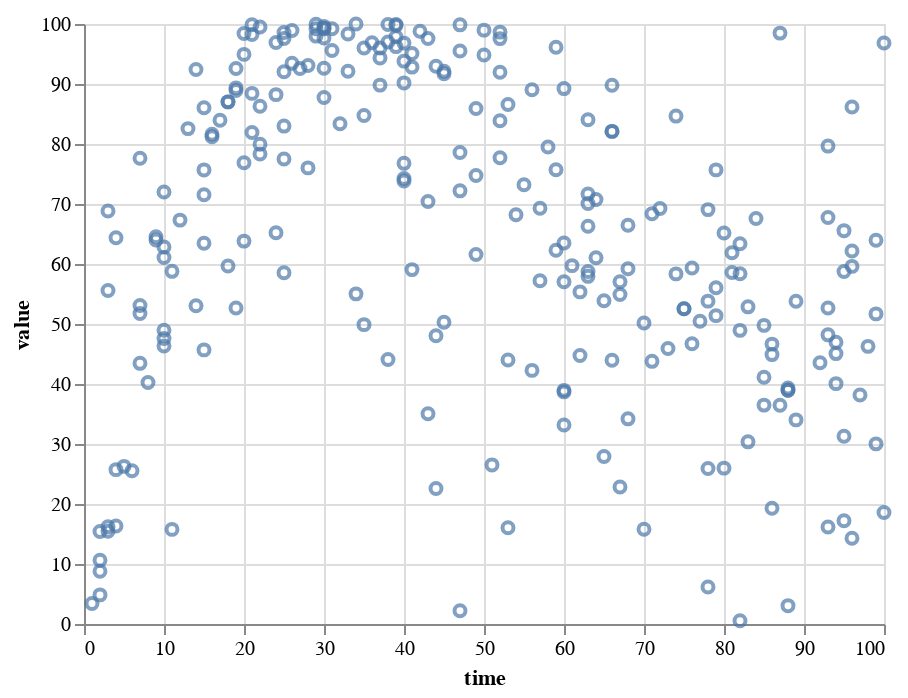

The code cell stored with this chart in its notebook:
### Code cell
# lets plot the data we got from all the robots
alt.Chart(predhints_df).mark_point().encode(
    x='time:Q',
    y='value:Q'
)

### Figure 1 — Vega-Lite specification as saved in the notebook (floating-point values rounded to 4 significant figures; data arrays with more than 128 entries replaced by an {"elided": "..."} marker saying what was removed)
{"config": {"view": {"continuousWidth": 400, "continuousHeight": 300}}, "data": {"name": "data-00c87555e848959956ae9db680dc9ec5"}, "mark": "point", "encoding": {"x": {"type": "quantitative", "field": "time"}, "y": {"type": "quantitative", "field": "value"}}, "$schema": "https://vega.github.io/schema/vega-lite/v4.8.1.json", "datasets": {"data-00c87555e848959956ae9db680dc9ec5": {"elided": "250 records"}}}
